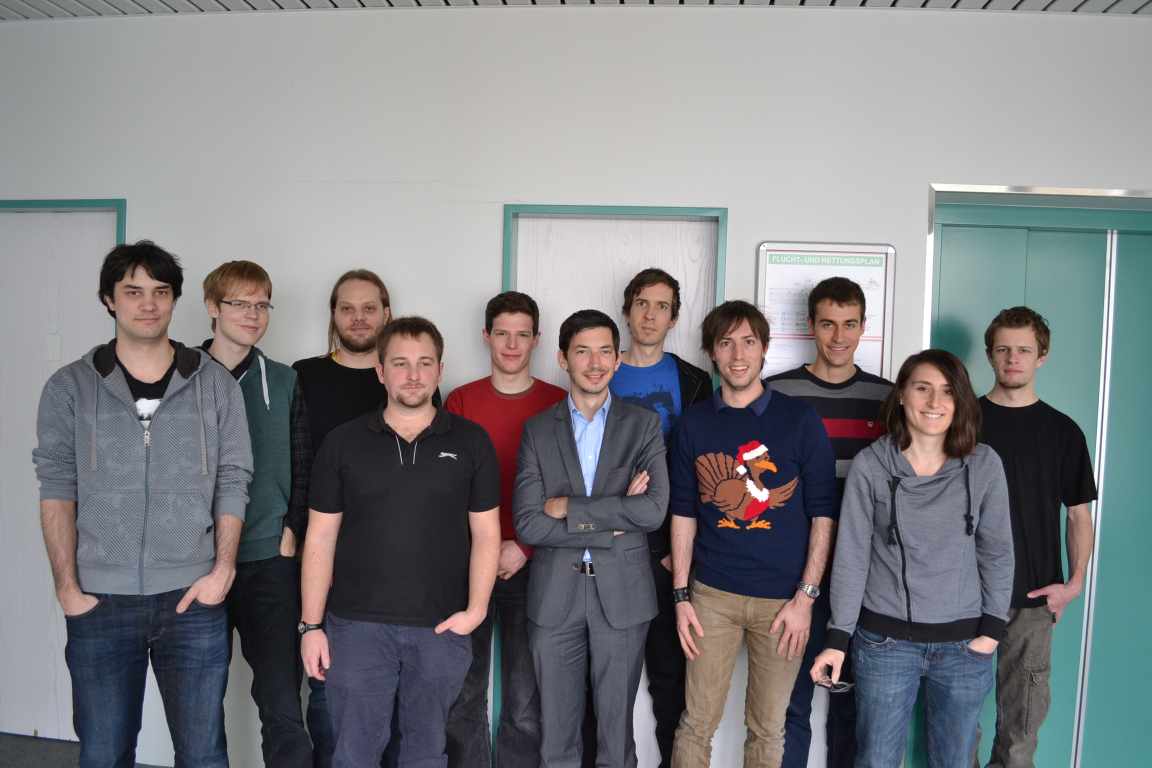
%> input picture images/group1/11.JPG, 2304 x 1536 px (shown at 1/2 size)
$ octave matchTemplate.m   (GNU Octave 9; MATLAB toolbox functions it lacks are replaced by stand-ins)
%> lines starting %> are read from the running program, lines starting %| are printed output that depends on the picture
clear all; close all; clc;

I = imread('../images/candidates/11.jpg');
%> I is the input picture: size 1536x2304x3 uint8; mean R, G, B 125.6, 125.8, 128.9

templatePath = '../images/mean.jpg';
T = imread(templatePath);
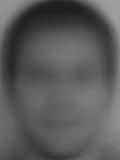
%> input picture images/mean.jpg, 120 x 160 px
%> T is the input picture: size 160x120 uint8; min 29, max 159, mean 90
T = T(35:140, 30:100);
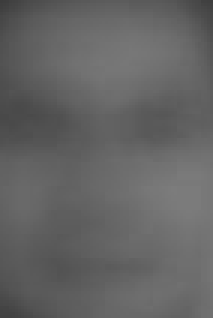
%> T: size 106x71 uint8 (shown 3 times larger); min 60, max 124, mean 99.7

t = imresize(T, [59 40]);

minMeanDiff = 10000000;
means = [];
found = [];
for scaleX = 0.9:0.1:1.1
    scaledX = imresize(t, [size(t, 1)*scaleX size(t, 2)]);
    for scaleY = 0.9:0.1:1.1
        scaledY = imresize(scaledX, [size(scaledX,1) size(scaledX,2)*scaleY]);
        for theta = -10:2.5:10
            rotated = imrotate(scaledY, theta);
            for x = 1:2:(size(I, 1) - size(rotated, 1))
                for y = 1:2:(size(I, 2) - size(rotated, 2))
                    resizedTemplate = uint8(zeros(size(I, 1), size(I, 2)));
                    resizedTemplate(x:x + size(rotated, 1) - 1, y:y + size(rotated, 2) - 1) = rotated;
%> (the run ends here)
